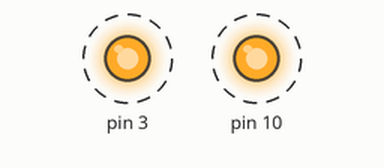
A sketch run on a simulated Arduino Uno, built with avr-gcc and run on an emulated ATmega328P. Shown: output pins drawn as LEDs (lit = HIGH). Dashed ring = blinking.

Above: at 7.5 s.
Timing chart, 0 to 10.3 s (numbered marks = the images above):
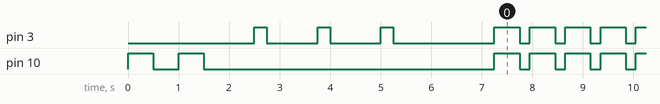

Measured:
- by itself, pin 3: goes LOW 1.0 s, HIGH 0.25 s, LOW 1.0 s, HIGH 0.25 s, LOW 2.0 s, 175 × (HIGH 0.50 s, LOW 0.20 s), then HIGH
- by itself, pin 10: goes LOW 0.50 s, HIGH 0.50 s, LOW 5.8 s, 175 × (HIGH 0.50 s, LOW 0.20 s), then HIGH

The sketch:

3.25-Controlling_Digital_Output.ino
```cpp
void setup() {
  // initialize digital pin LED_BUILTIN as an output.
  pinMode(10, OUTPUT);
  pinMode(3, OUTPUT);
  digitalWrite(10, HIGH);   // turn the LED on (HIGH is the voltage level)
  delay(500);
  digitalWrite(10, LOW);
  delay(500);
  digitalWrite(10, HIGH);   // turn the LED on (HIGH is the voltage level)
  delay(500);
  digitalWrite(10, LOW);
  delay(1000);
   digitalWrite(3, HIGH);   // turn the LED on (HIGH is the voltage level)
  delay(250);
  digitalWrite(3, LOW);
  delay(1000);
  digitalWrite(3, HIGH);
  delay(250);
  digitalWrite(3, LOW);
  delay(1000);
  digitalWrite(3, HIGH);
  delay(250);
   digitalWrite(3, LOW);
   delay(2000);


}

// the loop function runs over and over again forever
void loop(){
digitalWrite(10, HIGH);
digitalWrite(3, HIGH);
delay(500);
digitalWrite(3, LOW);
digitalWrite(10,LOW);
delay(200);
}
```
